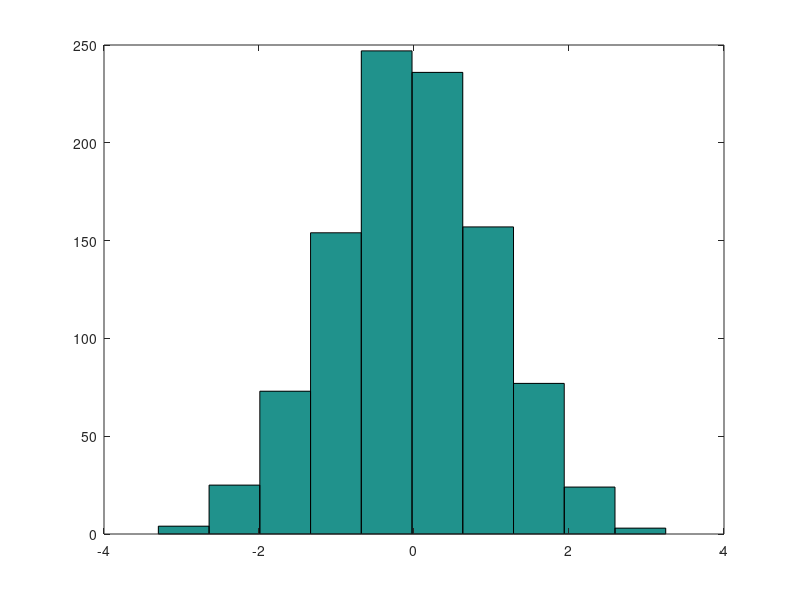

Write the MATLAB code that produced this figure.
%% Basic


%% arithmetic operations
2 + 3
4 - 5
2 * 3
6 / 4
2 ^ 8

% logic operations
1 == 2
1 ~= 2     % not equal sign
1 && 0     % AND
1 || 0     % OR
xor(1, 0)  % exclusive or


%% print
a = pi;
a
disp(a);  % display complex elements

% print with formatting
disp(sprintf('3 decimals: %0.3f', a));  % C-style 'sprintf'
fprintf('3 decimals: %0.3f\n', a);      % does the same thing as above

% set global output display format
format long
a
format short
a


%% matrices
A = [1 2; 3 4; 5 6]
A = [1 2;
     3 4;
     5 6]      % looks nicer :)
v = [1 2 3]    % row vector
v = [1; 2; 3]  % column vector

% define vector with step
v = 1:0.2:2
v = 1:6        % the default value of step is 1

% useful matrix functions
ones(2, 3)     % matrix with all 1s
zeros(2, 3)    % matrix with all 0s
rand(2, 3)     % matrix with random numbers between 0 and 1
randn(1, 5)    % 'n' means 'normal distribution'
hist(randn(1, 1000))  % show how function randn() works by plotting a histogram
eye(4)         % identity matrix

% matrix properties
size(A)
size(size(A))  % 'size(A)' is also a matrix
size(A, 1)     % the first dimension (row) of A
length(A)      % return the size of the longest dimension
